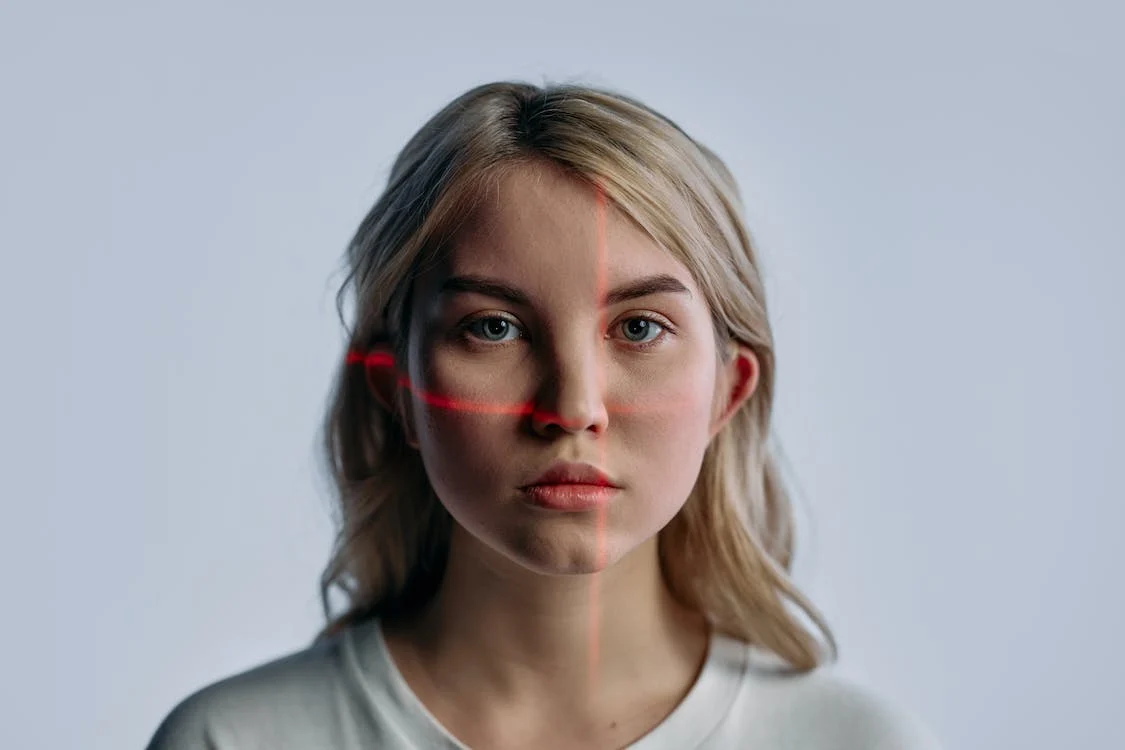
#> input picture acupuncture/pexels-cottonbro-8090149.jpg, 1125 x 750 px, given in place of h8.jpg, which was not available
$ python imgTest.py   (older library calls are emulated)
#> lines starting #> are read from the running program, lines starting #| are printed output that depends on the picture; after the words box and inside, x2 and y2 are one past the last pixel; in counts of white or black regions, pixels touching at a corner belong together; pictures that were not available may be replaced by others from this repository, and a replacement may not be noted
import cv2
import mediapipe
import imutils
from scipy.spatial import distance as dist
from imutils import perspective
from imutils import contours
import numpy as np
import argparse
import imutils
import cv2

def midpoint(ptA, ptB):
    return ((ptA[0]+ptB[0])*0.5, (ptA[1]+ptB[1])*0.5)

handimg = cv2.imread(".\img\h8.jpg")
#> handimg is the input picture: shape (750, 1125, 3); mean B, G, R 166.9, 160.8, 161.9
handimg = cv2.resize(handimg, (550, 730))
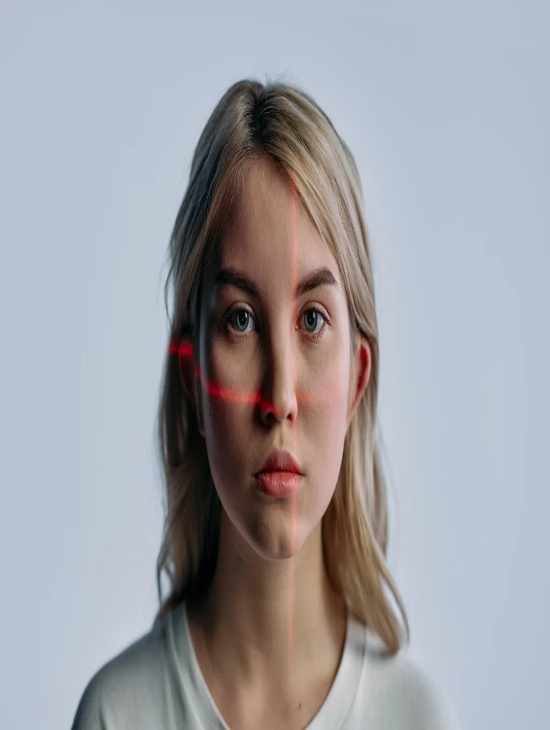
#> handimg: shape (730, 550, 3); mean B, G, R 166.9, 160.8, 161.8

gray = cv2.cvtColor(handimg, cv2.COLOR_BGR2GRAY)
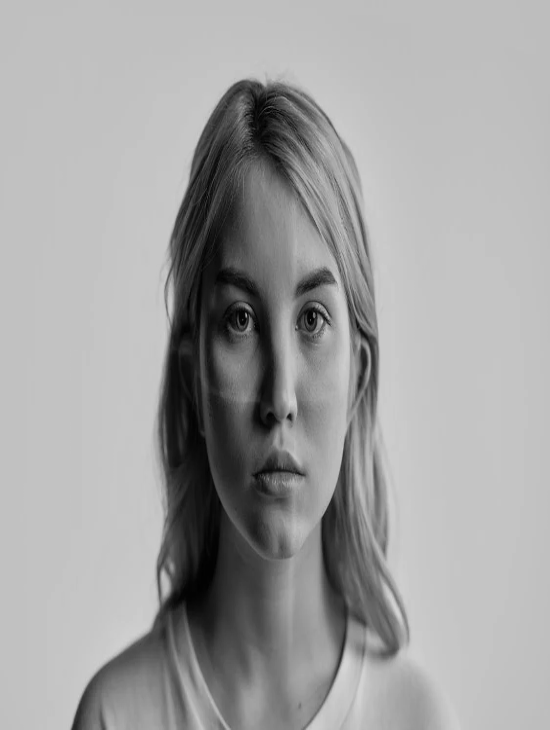
#> gray: shape (730, 550); min 1, max 213, mean 161.8
gray = cv2.GaussianBlur(gray, (7, 7), 0)

edged = cv2.Canny(gray, 50, 100)
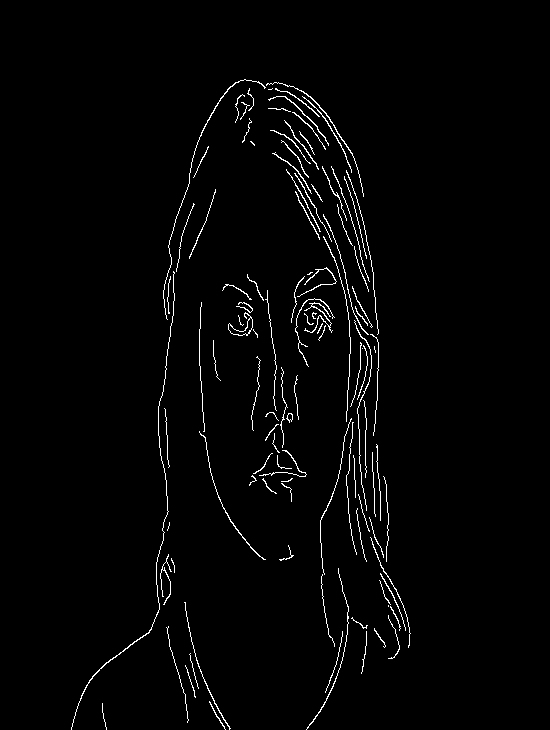
#> edged: shape (730, 550); 2% white in thin lines or dots, all inside (x1, y1, x2, y2) = (71, 79, 411, 730)
edged = cv2.dilate(edged, None, iterations=1)
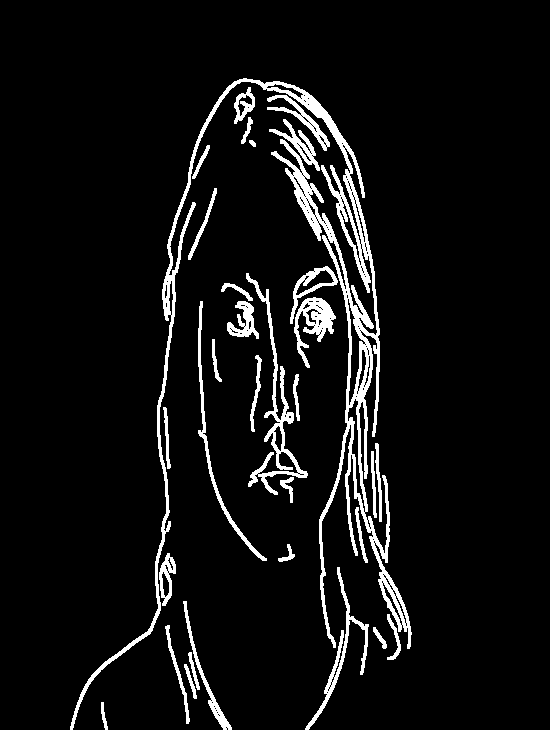
#> edged: shape (730, 550); 6.5% white; 32 white regions, largest, box (x1, y1, x2, y2) and area: (70, 78, 412, 730) 13713, (246, 273, 308, 495) 1889, (294, 297, 336, 368) 1139
edged = cv2.erode(edged, None, iterations=1)
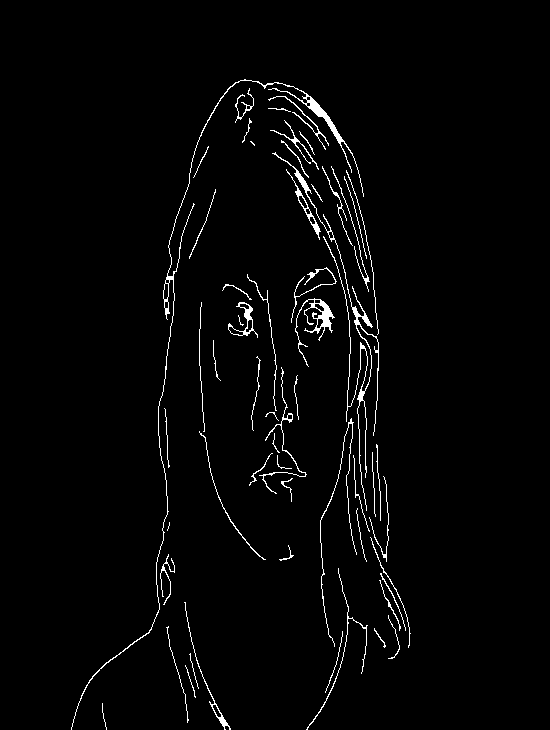
#> edged: shape (730, 550); 2.2% white in thin lines or dots, all inside (x1, y1, x2, y2) = (71, 79, 411, 730)

cnts = cv2.findContours(edged.copy(), cv2.RETR_EXTERNAL,
                        cv2.CHAIN_APPROX_SIMPLE)
#> cnts = 57 contours, 35 with area under 20; largest, box (x1, y1, x2, y2) and area: (71, 79, 364, 730) 660, (272, 152, 379, 511) 406, (295, 298, 335, 367) 406, (228, 302, 258, 338) 288, (286, 169, 321, 240) 233
cnts = imutils.grab_contours(cnts)

(cnts, _) = contours.sort_contours(cnts)
pixelsPerMetric = None
for c in cnts:
    # 如果轮廓不够大，直接忽略
    if cv2.contourArea(c)<100:
        continue

    # 计算轮廓的选择框
    orig = handimg.copy()
    box = cv2.minAreaRect(c)
    box = cv2.cv.BoxPoints(box) if imutils.is_cv2() else cv2.boxPoints(box)
    box = np.array(box, dtype="int")

    # 对轮廓点进行排序，顺序为左上，右上，右下和左下
    # 然后绘制旋转边界框的轮廓
    box = perspective.order_points(box)
    cv2.drawContours(orig, [box.astype("int")], -1, (0,255,0), 2)

    # 遍历原始点并绘制出来
    for (x, y) in box:
        cv2.circle(orig, (int(x), int(y)), 5, (0,0,255), -1)
        # 打开有序的边界框，然后计算左上和右上坐标之间的中点，
  # 再计算左下和右下坐标之间的中点
    (tl, tr, br, bl) = box
    (tltrX, tltrY) = midpoint(tl, tr)
    (blbrX, blbrY) = midpoint(bl, br)

    # 计算左上点和右上点之间的中点
    # 然后是右上角和右下角之间的中点
    (tlblX, tlblY) = midpoint(tl, bl)
    (trbrX, trbrY) = midpoint(tr, br)

    # 在图中画出中点
    cv2.circle(orig, (int(tltrX), int(tltrY)), 5, (255, 0, 0), -1)
    cv2.circle(orig, (int(blbrX), int(blbrY)), 5, (255, 0, 0), -1)
    cv2.circle(orig, (int(tlblX), int(tlblY)), 5, (255, 0, 0), -1)
    cv2.circle(orig, (int(trbrX), int(trbrY)), 5, (255, 0, 0), -1)

    # 在中点之间绘制线
    cv2.line(orig, (int(tltrX), int(tltrY)), (int(blbrX), int(blbrY)),
      (255, 0, 255), 2)
    cv2.line(orig, (int(tlblX), int(tlblY)), (int(trbrX), int(trbrY)),
      (255, 0, 255), 2)
# 计算中点间的欧式距离
    dA = dist.euclidean((tltrX, tltrY), (blbrX, blbrY))
    dB = dist.euclidean((tlblX, tlblY), (trbrX, trbrY))
    # 计算物体的大小
#> (the run stopped early here; a loop or call above may not have finished)
